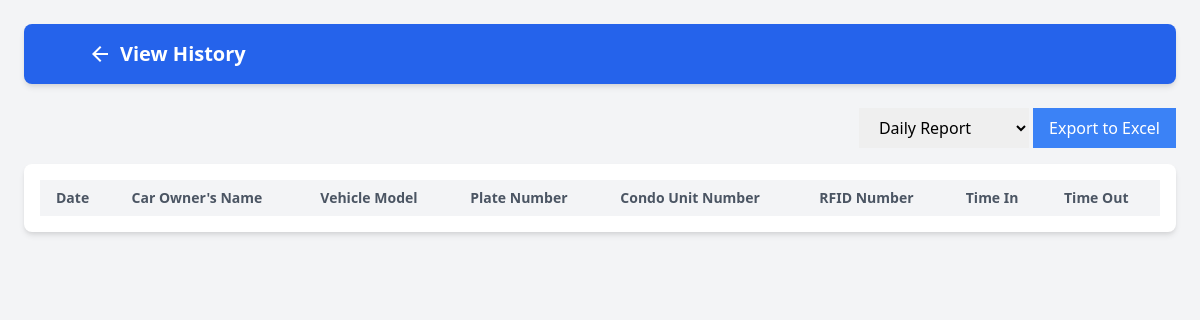
/admin/view_record.php?carID=14, run on an earlier commit of the app's database.
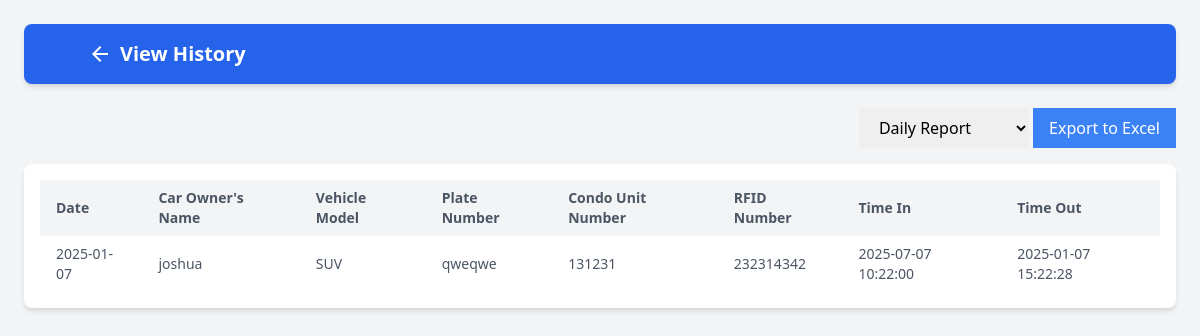
And on a later commit of the database.
### tables this page shows
CREATE TABLE `time_logs` (
  `time_id` int(11) NOT NULL,
  `time_car_id` int(11) NOT NULL,
  `time_date` date NOT NULL,
  `time_in` datetime NOT NULL,
  `time_out` datetime DEFAULT NULL
);

CREATE TABLE `cars` (
  `car_id` int(11) NOT NULL,
  `carName` varchar(60) NOT NULL,
  `carType` varchar(60) NOT NULL,
  `plateNumber` varchar(60) NOT NULL,
  `condo` varchar(60) NOT NULL,
  `RFID` varchar(60) NOT NULL,
  `CarImage` varchar(255) NOT NULL,
  `cctImage` varchar(255) NOT NULL,
  `date_added` timestamp NOT NULL DEFAULT current_timestamp() ON UPDATE current_timestamp(),
  `carStatus` int(11) NOT NULL DEFAULT 1 COMMENT '0=archive, 1=active'
);

### backend/db.php (called while the page is built, shortened)
<?php
class db_connect
{
    public $host = db_host;
    public $user = db_user;
    public $pass = db_pass;
    public $name = db_name;
    public function connect()
    {
        try {
            $this->conn = new mysqli($this->host, $this->user, $this->pass, $this->name);
        } catch (\Throwable $th) {
            header("Location:setup.php");
        }
    }
}

### backend/class.php (called while the page is built, shortened)
<?php
include ('db.php');
class global_class extends db_connect
{
    public function fetch_all_logHistory($carId) {
        $query = "SELECT * FROM `time_logs`
            LEFT JOIN cars
            ON cars.car_id = time_logs.time_car_id
            WHERE `time_car_id` = $carId
            ORDER BY time_logs.time_date DESC";
        $result = $this->conn->query($query);
        return $result;
    }
}
?>

### admin/view_record.php (the view, shortened to what this page needs)
<?php
include('../backend/class.php');
include "component/header.php";
$db = new global_class();
$carId = $_GET['carID'];
?>
<div class="flex justify-end mb-4">
    <form method="GET" action="../function/export_report.php">
        <select name="report_type" class="px-4 py-2">
            <option value="daily">Daily Report</option>
        </select>
        <button type="submit" class="bg-blue-500 text-white px-4 py-2">Export to Excel</button>
    </form>
</div>
<div class="overflow-x-auto bg-white shadow-md rounded-lg p-4">
    <table class="min-w-full table-auto">
        <thead class="bg-gray-100">
            <tr>
                <th class="px-4 py-2 text-left text-sm font-semibold text-gray-600">Date</th>
                <th class="px-4 py-2 text-left text-sm font-semibold text-gray-600">Car Owner's Name</th>
                <th class="px-4 py-2 text-left text-sm font-semibold text-gray-600">Vehicle Model</th>
                <th class="px-4 py-2 text-left text-sm font-semibold text-gray-600">Plate Number</th>
                <th class="px-4 py-2 text-left text-sm font-semibold text-gray-600">Condo Unit Number</th>
                <th class="px-4 py-2 text-left text-sm font-semibold text-gray-600">RFID Number</th>
                <th class="px-4 py-2 text-left text-sm font-semibold text-gray-600">Time In</th>
                <th class="px-4 py-2 text-left text-sm font-semibold text-gray-600">Time Out</th>
            </tr>
        </thead>
    <tbody>
        <?php
            $fetch_all_logHistory = $db->fetch_all_logHistory($carId);
            foreach ($fetch_all_logHistory as $logs):
        ?>
            <tr>
                <td class="px-4 py-2 text-sm text-gray-600"><?= $logs['time_date'] ?></td>
                <td class="px-4 py-2 text-sm text-gray-600"><?= $logs['carName'] ?></td>
                <td class="px-4 py-2 text-sm text-gray-600"><?= $logs['carType'] ?></td>
                <td class="px-4 py-2 text-sm text-gray-600"><?= $logs['plateNumber'] ?></td>
                <td class="px-4 py-2 text-sm text-gray-600"><?= $logs['condo'] ?></td>
                <td class="px-4 py-2 text-sm text-gray-600"><?= $logs['RFID'] ?></td>
                <td class="px-4 py-2 text-sm text-gray-600"><?= $logs['time_in'] ?></td>
                <td class="px-4 py-2 text-sm text-gray-600">
                    <?= $logs['time_out'] ? $logs['time_out'] : 'No Time Out' ?>
                </td>
            </tr>
        <?php endforeach; ?>
    </tbody>
    </table>
</div>
</body>
</html>

### admin/component/header.php (shortened to what this page needs)
<!DOCTYPE html>
<html lang="en">
<head>
    <link href="https://cdn.jsdelivr.net/npm/tailwindcss@2.2.19/dist/tailwind.min.css" rel="stylesheet">
    <link rel="stylesheet" href="https://cdnjs.cloudflare.com/ajax/libs/AlertifyJS/1.13.1/css/alertify.css" />
</head>
<body class="bg-gray-100 p-6">
<?php
$url = $_SERVER['REQUEST_URI'];
$parsedUrl = parse_url($url);
$filename = basename($parsedUrl['path']);
if ($filename === "view_record.php") {
    $title = "View History";
    $icon = "<i class='material-icons mr-2'>arrow_back</i>";
}
?>
<nav class="bg-blue-600 text-white p-4 mb-6 rounded-lg shadow-md">
    <div class="container mx-auto flex justify-between items-center">
        <a href="dashboard.php" class="text-xl font-bold flex items-center">
            <?= $icon ?>
            <?= $title ?>
        </a>
    </div>
</nav>
</body>
</html>

What changed in the data, as far as the page shows it:
added time_logs: time_date "2025-01-07", time_car.carName "joshua", time_car.carType "SUV", time_car.plateNumber "qweqwe", time_car.condo "131231", time_car.RFID "232314342", time_in "2025-07-07 10:22:00", time_out "2025-01-07 15:22:28"
